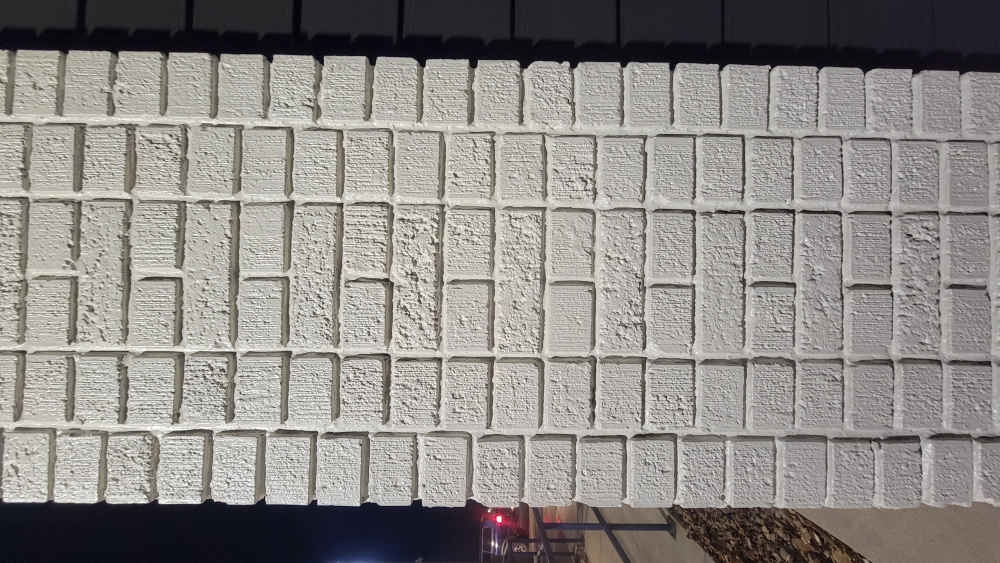
#> input picture photos/batch78/01-white-painted-brick-pillar.jpg, 4000 x 2252 px, found by its file name (shown at 1/4 size); its folder holds 2 pictures in this run
$ python tex_78.py
#> lines starting #> are read from the running program, lines starting #| are printed output that depends on the picture
"""Textures for queue item 78 (photos/batch78/): white-painted raked brick and tan speckled flashed brick.
Bricks don't survive a crossfade (the courses ghost), so each texture is rebuilt as a running-bond grid: every brick
face is a patch cut from a real brick in the photo (joints rejected), mortar colour is sampled from the photo's joints,
recesses are shaded, and a normal map is derived from a height field (faces up, joints down, plus the face detail).
Writes bk_white, bk_white_n, bk_tan, bk_tan_n (512 x 384, 4 bricks x 8 courses, tile both ways)."""
import os, numpy as np, cv2
from PIL import Image
OUT = "assets/textures"; ROT = {3: Image.ROTATE_180, 6: Image.ROTATE_270, 8: Image.ROTATE_90}
def load(n):
    im = Image.open(f"photos/batch78/{n}.jpg"); o = im.getexif().get(274, 1)
    if o in ROT: im = im.transpose(ROT[o])
    return cv2.cvtColor(np.asarray(im.convert("RGB")), cv2.COLOR_RGB2BGR)
def crop(im, x0, y0, x1, y1): H, W = im.shape[:2]; return im[int(y0 * H):int(y1 * H), int(x0 * W):int(x1 * W)]
def save(n, a): cv2.imwrite(os.path.join(OUT, n + ".png"), a); print("wrote", n, a.shape[1], a.shape[0])

def course_period(img, band=(30, 18)):
    g = cv2.cvtColor(img, cv2.COLOR_BGR2GRAY).astype(np.float32); prof = g.mean(1); prof -= prof.mean()
    ac = np.correlate(prof, prof, 'full')[len(prof) - 1:]
    # each pillar shows ~20-28 courses: search only that band (a wider search locks onto half/double periods)
    lo, hi = len(prof) // band[0], len(prof) // band[1]
    p = lo + int(np.argmax(ac[lo:hi])); return p, prof
def build(img, seed, out=(512, 384), nb=4, nc=8, mortar_px=6, light=1.0, band=(30, 18), pwf=1.25, faces=None, mortar=None):
    rng = np.random.default_rng(seed); H, W = img.shape[:2]
    per, prof = course_period(img, band); g = cv2.cvtColor(img, cv2.COLOR_BGR2GRAY).astype(np.float32)
    # course boundaries = local minima of the row profile spaced ~per apart
    phase = int(np.argmin(prof[:per])); rows = list(range(phase, H - per, per))
    # mortar colour: the darkest band rows
    mort = np.concatenate([img[max(0, r - 1):r + 2].reshape(-1, 3) for r in rows]); mcol = np.median(mort, 0) if mortar is None else np.array(mortar, np.float32)
    ow, oh = out; bw, bh = ow // nb, oh // nc
    tex = np.zeros((oh, ow, 3), np.float32); hgt = np.zeros((oh, ow), np.float32)
    tex[:] = mcol; hgt[:] = 0.0
    def patch():
        if faces is not None:   # hand-picked clean brick faces: a random sub-rect of one of them
            f = faces[rng.integers(0, len(faces))]; fh, fw = f.shape[:2]; sh_, sw_ = int(fh * 0.8), int(fw * 0.8)
            y = int(rng.integers(0, fh - sh_ + 1)); x = int(rng.integers(0, fw - sw_ + 1)); return f[y:y + sh_, x:x + sw_]
        for _ in range(80):
            r0 = rows[rng.integers(0, len(rows))]; y0 = r0 + int(per * 0.28); y1 = r0 + int(per * 0.72)
            pw = int(per * pwf); x0 = int(rng.integers(0, max(1, W - pw))); p = img[y0:y1, x0:x0 + pw]; pg = g[y0:y1, x0:x0 + pw]
            if p.shape[0] < 4 or p.shape[1] < pw: continue
            col = pg.mean(0);
            if col.min() < np.median(col) - 18: continue   # a head joint runs through it
            rw = pg.mean(1)
            if rw.min() < np.median(rw) - 14: continue     # a bed joint runs through it
            return p
        return p
    noise = rng.normal(0, 1, (oh, ow)).astype(np.float32)
    for c in range(nc):
        off = (bw // 2) * (c % 2)
        for b in range(-1, nb + 1):
            x0 = b * bw + off; y0 = c * bh; m = mortar_px // 2
            p = cv2.resize(patch(), (bw - mortar_px, bh - mortar_px), interpolation=cv2.INTER_AREA).astype(np.float32)
            p *= light * (0.94 + 0.12 * rng.random())                       # a little brick-to-brick variation
            ys, xs = np.mgrid[y0 + m:y0 + bh - m, x0 + m:x0 + bw - m]; xs = xs % ow
            tex[ys, xs] = p
            pg = cv2.cvtColor(np.clip(p, 0, 255).astype(np.uint8), cv2.COLOR_BGR2GRAY).astype(np.float32) / 255
            hgt[ys, xs] = 0.75 + 0.25 * pg
            # recess shading: the joint's top edge + left edge in shadow (light from above-left), bottom edge lit
            tex[y0 + m:y0 + m + 2, xs[0]] *= 0.82
            for k in range(2): tex[(y0 + bh - m - 1 - k) % oh, xs[0]] *= 1.04
    tex += noise[..., None] * 3
    return np.clip(tex, 0, 255).astype(np.uint8), hgt
def normal(h, strength=6.0):
    h = cv2.GaussianBlur(h, (0, 0), 0.9)
    dx = (np.roll(h, -1, 1) - np.roll(h, 1, 1)) * strength; dy = (np.roll(h, -1, 0) - np.roll(h, 1, 0)) * strength
    n = np.dstack([-dx, dy, np.ones_like(h)]); n /= np.linalg.norm(n, axis=2, keepdims=True)
    return cv2.cvtColor(((n * 0.5 + 0.5) * 255).astype(np.uint8), cv2.COLOR_RGB2BGR)
w_img = crop(load("01-white-painted-brick-pillar"), 0.27, 0.06, 0.75, 0.92)   # the running-bond middle (soldier borders excluded)
#> in load, im is the input picture: PIL image 4000x2252 RGB; mean R, G, B 141.4, 138.2, 134.7
#> in load, `o = im.getexif().get(274, 1)`: o = 6
#> in crop, `H, W = im.shape[:2]`: H = 4000; W = 2252
t_img = crop(load("02-tan-brick-pillar"), 0.18, 0.02, 0.42, 0.88)
#> call 2 of load, with n = '02-tan-brick-pillar'
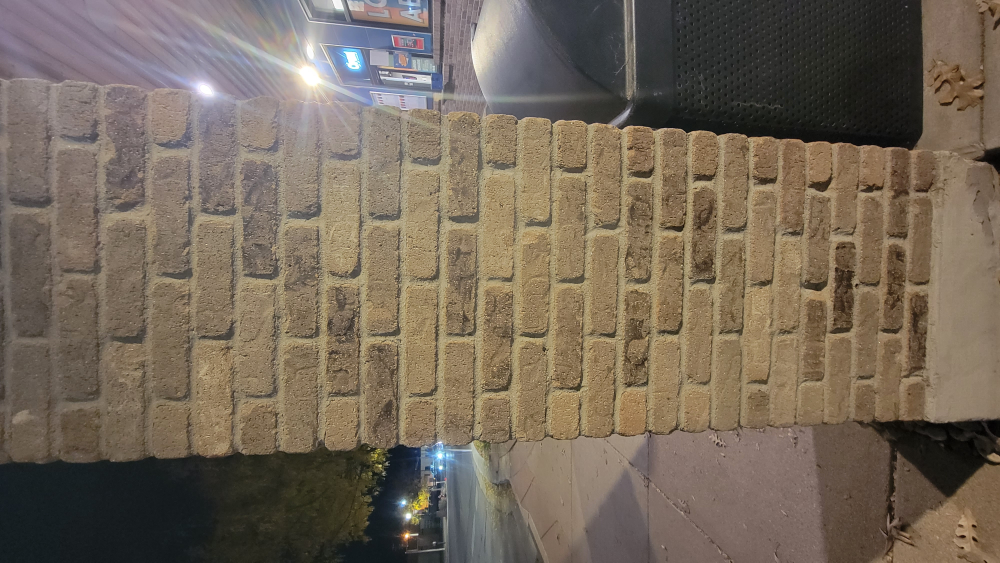
#> input picture photos/batch78/02-tan-brick-pillar.jpg, 4000 x 2252 px, found by its file name (shown at 1/4 size)
#> in load, im is the input picture: PIL image 4000x2252 RGB; mean R, G, B 117.5, 104.7, 90
#> call 2 of crop, with x0 = 0.18, y0 = 0.02, x1 = 0.42, y1 = 0.88
#> in crop (call 2), `return im[int(y0 * H):int(y1 * H), int(x0 * W):int(x1 * W)]`:
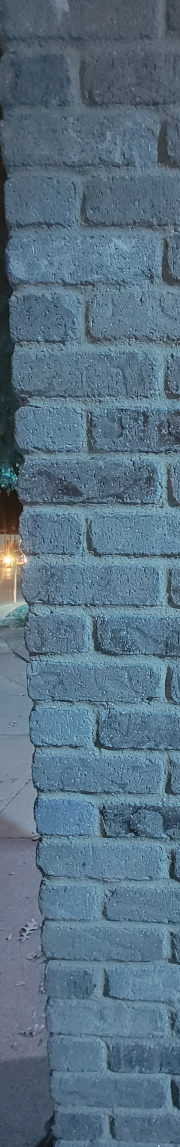
#> returned value: shape (3440, 540, 3) (shown at 1/3 size); mean of channels 0, 1, 2 88.2, 113, 131.1; drawn as R, G, B
full = load("01-white-painted-brick-pillar")
# clean brick faces picked by eye in the middle band (x0, y0, x1, y1 in px): whole bricks, no joints
FACES = [(570, 1380, 810, 1520), (890, 1390, 1110, 1530), (1170, 1390, 1410, 1530), (1470, 1390, 1710, 1540), (570, 1580, 800, 1730), (890, 1590, 1410, 1730), (1470, 1590, 1710, 1730)]
faces = [full[y0:y1, x0:x1] for x0, y0, x1, y1 in FACES]
#> faces = 7 items
wt, wh = build(w_img, 1, out=(480, 384), nb=6, mortar_px=8, band=(24, 14), faces=faces, mortar=(200, 204, 206))
#> in course_period, `prof = g.mean(1)`: prof = 3440 values, max 205.7 at index 1545, min 91 at index 2537, mean 167.1
#> in course_period, `prof -= prof.mean()`: prof = 3440 values, max 38.62 at index 1545, min -76.11 at index 2537, mean 5.68e-07
#> in course_period, `ac = np.correlate(prof, prof, 'full')[len(prof) - 1:]`: ac = 3440 values, max 1391395.1 at index 0, min -171979.8 at index 1512, mean 202.2
#> in course_period, `lo, hi = len(prof) // band[0], len(prof) // band[1]`: lo = 143; hi = 245
#> in course_period, `p = lo + int(np.argmax(ac[lo:hi]))`: p = 201
#> in build, `phase = int(np.argmin(prof[:per]))`: phase = 57
#> in build, `mcol = np.median(mort, 0) if mortar is None else np.array(mortar, np.f`: mcol = [200, 204, 206]
#> the loop in build, `for c in range(nc):` made 8 passes
#> off on passes 2 to 8: 40, 0, 40, 0, 40, 0, 40
#> pass 1, in patch (call 4), `f = faces[rng.integers(0, len(faces))]`:
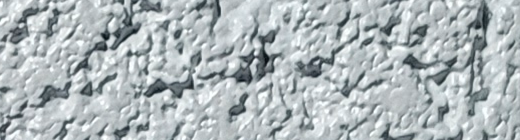
#> f: shape (140, 520, 3); mean of channels 0, 1, 2 173.6, 181.9, 184.8; drawn as R, G, B
wt = np.clip(wt.astype(np.float32) * (226 / max(1, np.median(wt))), 0, 255).astype(np.uint8)
save("bk_white", wt); save("bk_white_n", normal(wh, 7))   # (brightened back to the paint's level)
#| wrote bk_white 480 384
#| wrote bk_white_n 480 384
tt, th = build(t_img, 2); save("bk_tan", tt); save("bk_tan_n", normal(th, 6))
#> call 2 of build, with seed = 2, out = (512, 384), nb = 4, nc = 8, mortar_px = 6, light = 1, band = (30, 18), pwf = 1.25
#> call 2 of course_period, with band = (30, 18)
#> in course_period (call 2), `g = cv2.cvtColor(img, cv2.COLOR_BGR2GRAY).astype(np.float32)`:
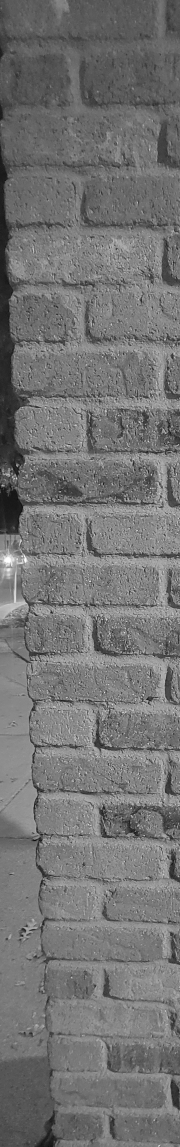
#> g: shape (3440, 540) float32 (shown at 1/3 size); min 2, max 255, mean 115.6
#> in course_period (call 2), `prof = g.mean(1)`: prof = 3440 values, max 163.2 at index 1678, min 67.61 at index 1509, mean 115.6
#> in course_period (call 2), `prof -= prof.mean()`: prof = 3440 values, max 47.64 at index 1678, min -47.96 at index 1509, mean 1.99e-06
#> in course_period (call 2), `ac = np.correlate(prof, prof, 'full')[len(prof) - 1:]`: ac = 3440 values, max 762657.4 at index 0, min -248616.8 at index 1584, mean 110.9
#> in course_period (call 2), `lo, hi = len(prof) // band[0], len(prof) // band[1]`: lo = 114; hi = 191
#> in course_period (call 2), `p = lo + int(np.argmax(ac[lo:hi]))`: p = 152
#> in build (call 2), `phase = int(np.argmin(prof[:per]))`: phase = 115
#> in build (call 2), `mcol = np.median(mort, 0) if mortar is None else np.array(mortar, np.f`: mcol = [89, 115, 134]
#> after the loop in build (call 2), `for c in range(nc):`:
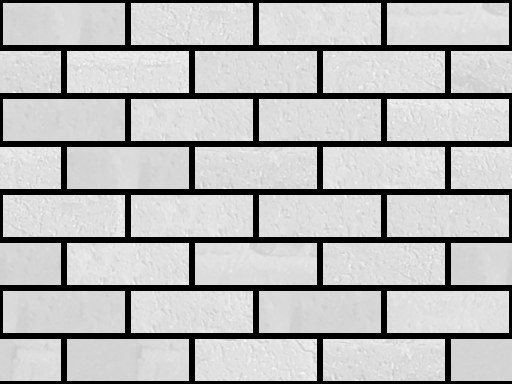
#> hgt: shape (384, 512) float32; min 0, max 0.983, mean 0.722
#> after the loop in build (call 2), `for c in range(nc):`:
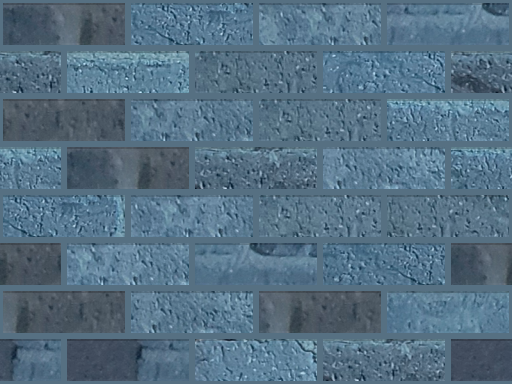
#> tex: shape (384, 512, 3) float32; mean of channels 0, 1, 2 88, 115.2, 135; drawn with min black and max white
#| wrote bk_tan 512 384
#> call 2 of normal, with strength = 6
#> in normal (call 2), `return cv2.cvtColor(((n * 0.5 + 0.5) * 255).astype(np.uint8), cv2.COLO..`:
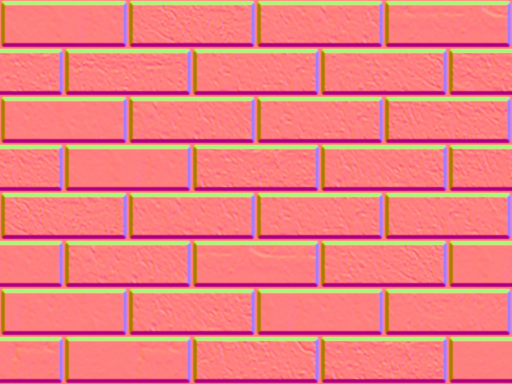
#> returned value: shape (384, 512, 3); mean R, G, B 238.1, 126.8, 127
#| wrote bk_tan_n 512 384
